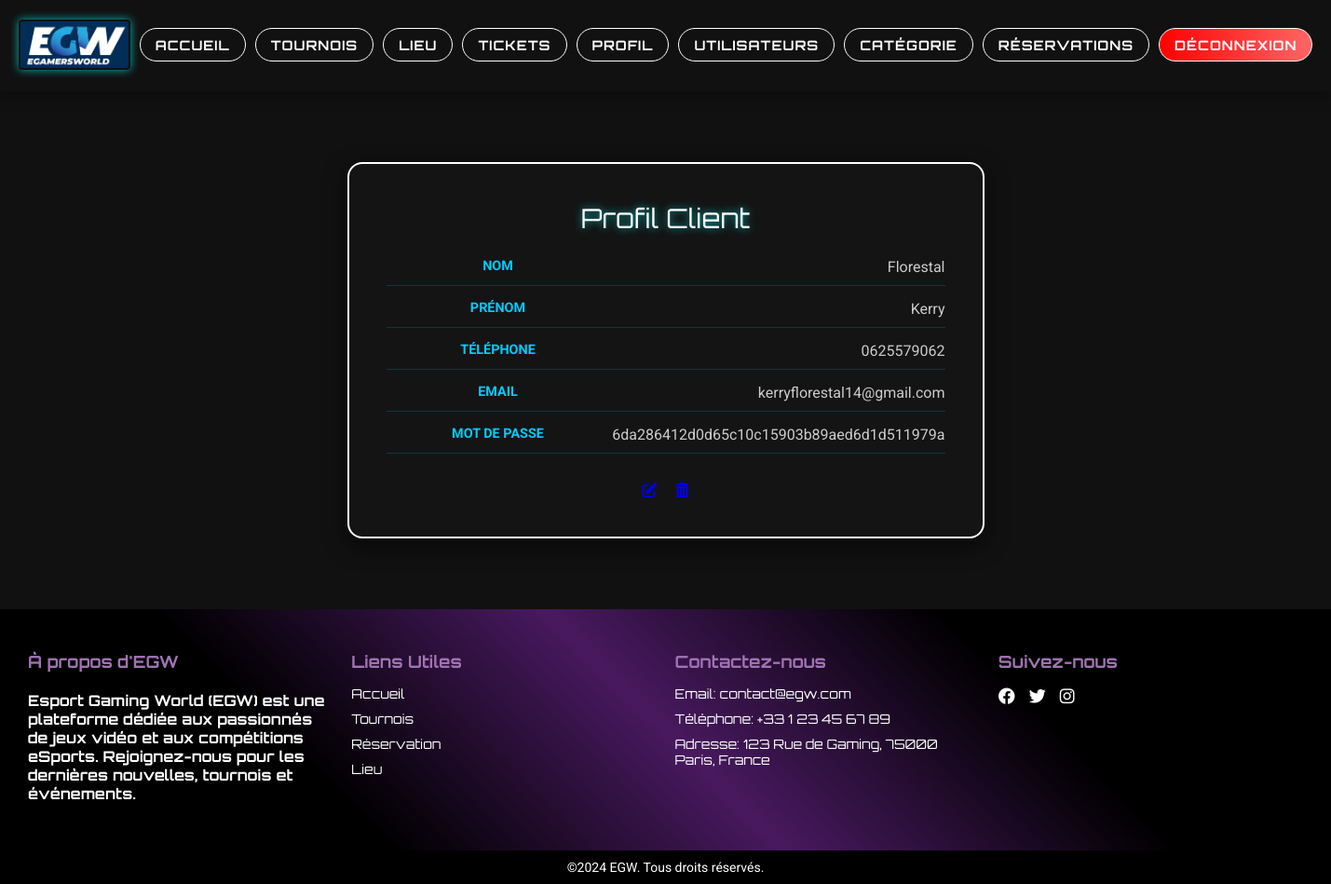
The app's page /index.php?page=profil (signed in) with its own data.
### tables this page shows
CREATE TABLE IF NOT EXISTS `Client` (
  `idClient` int(11) NOT NULL AUTO_INCREMENT,
  `nom` varchar(50) NOT NULL,
  `prenom` varchar(50) NOT NULL,
  `numeroTel` varchar(50) NOT NULL,
  `email` varchar(50) NOT NULL,
  `mdp` varchar(255) NOT NULL,
  `role` enum('admin','client','boss') NOT NULL,
  PRIMARY KEY (`idClient`),
  UNIQUE KEY `email` (`email`)
);

### controller/utilisateur/utilisateurController.php (called while the page is built, shortened)
<?php
include(__DIR__ . '/../../bdd/bdd.php');
include(__DIR__ . '/../../model/utilisateurModel.php');
    class UtilisateurController{
        private $unUtilisateurModel;
        public function __construct($bdd){
            $this->unUtilisateurModel = new Utilisateur($bdd);
        }
        public function selectClientById($idClient){
            return $this->unUtilisateurModel->selectClientById($idClient);
        }
    }
?>

### model/utilisateurModel.php (called while the page is built, shortened)
<?php
    class Utilisateur{
        private $bdd;
    function __construct($bdd){
        $this->bdd = $bdd;
        }
        public function selectClientById($idClient){
            $requete = "select * from client where idClient = :idClient";
            $select = $this->bdd->prepare($requete);
            $select->bindValue(':idClient', $idClient);
            $select->execute();
            $leClient = $select->fetch();
            return $leClient;
        }
    }
?>

### view/commun/profil.php (the view, shortened to what this page needs)
<!DOCTYPE html>
<html lang="fr">
<head>
</head>
<body>
<?php
if (!empty($selectClientById)) {
?>
<center>
<div class="profile-card">
    <div class="profile-header">Profil Client</div>
    <div class="profile-info">
        <div class="profile-row">
            <div class="profile-label">Nom</div>
            <div class="profile-value"><?= htmlspecialchars($selectClientById['nom']) ?></div>
        </div>
        <div class="profile-row">
            <div class="profile-label">Prénom</div>
            <div class="profile-value"><?= htmlspecialchars($selectClientById['prenom']) ?></div>
        </div>
        <div class="profile-row">
            <div class="profile-label">Téléphone</div>
            <div class="profile-value"><?= htmlspecialchars($selectClientById['numeroTel']) ?></div>
        </div>
        <div class="profile-row">
            <div class="profile-label">Email</div>
            <div class="profile-value"><?= htmlspecialchars($selectClientById['email']) ?></div>
        </div>
        <div class="profile-row">
            <div class="profile-label">Mot de Passe</div>
            <div class="profile-value"><?= htmlspecialchars($selectClientById['mdp']) ?></div>
        </div>
    </div>
    <div class="profile-actions">
        <a href="index.php?page=9&action=edit&idClient=<?= $selectClientById['idClient'] ?>"><i class="fa-solid fa-pen-to-square"></i></a>
        <a href="index.php?page=9&action=sup&idClient=<?= $selectClientById['idClient'] ?>"><i class="fa-solid fa-trash-alt"></i></a>
    </div>
</div>
<br><br><br><br>
<?php
} else {
    echo "<div style='text-align:center; color:red; font-family:Orbitron,sans-serif; padding:50px;'>Aucun client trouvé.</div>";
}
?>
</center>
</body>
</html>

### view/commun/header.php (style rules this page uses)
html, body { height: 100%; display: flex; flex-direction: column; }
body { background-color: #0d0d0d; font-family: 'Orbitron', sans-serif; }

### view/commun/profil.php (style rules this page uses)
body { background-color: #111; margin: 0; padding: 0; font-family: 'Roboto', sans-serif; }
.profile-card { background: rgba(20, 20, 20, 0.85); padding: 40px; border-radius: 16px; max-width: 600px; box-shadow: 0 8px 25px rgba(0, 0, 0, 0.6); position: relative; border: 2px solid white; color: #ccc; overflow: hidden; transition: transform 0.3s ease, box-shadow 0.3s ease; }
.profile-card::before { content: ''; position: absolute; top: -2px; left: -2px; right: -2px; bottom: -2px; z-index: -1; border-radius: 18px; background-size: 400%; animation: borderAnimation 5s linear infinite; }
.profile-header { font-family: 'Orbitron', sans-serif; color:rgb(255, 255, 255); font-size: 1.8rem; text-align: center; margin-bottom: 25px; text-shadow: 0 0 8px rgba(0, 255, 255, 0.7); }
.profile-info { display: flex; flex-direction: column; gap: 15px; }
.profile-row { display: flex; justify-content: space-between; border-bottom: 1px solid rgba(0, 255, 255, 0.15); padding-bottom: 10px; }
.profile-label { font-weight: 700; color: #00ccff; text-transform: uppercase; font-size: 0.9rem; width: 40%; }
.profile-value { font-size: 1rem; text-align: right; width: 60%; }
.profile-actions { margin-top: 30px; display: flex; justify-content: center; gap: 20px; }

### records on screen
client: nom "Florestal", prenom "Kerry", numeroTel "0625579062", email "kerryflorestal14@gmail.com", mdp "6da286412d0d65c10c15903b89aed6d1d511979a"
